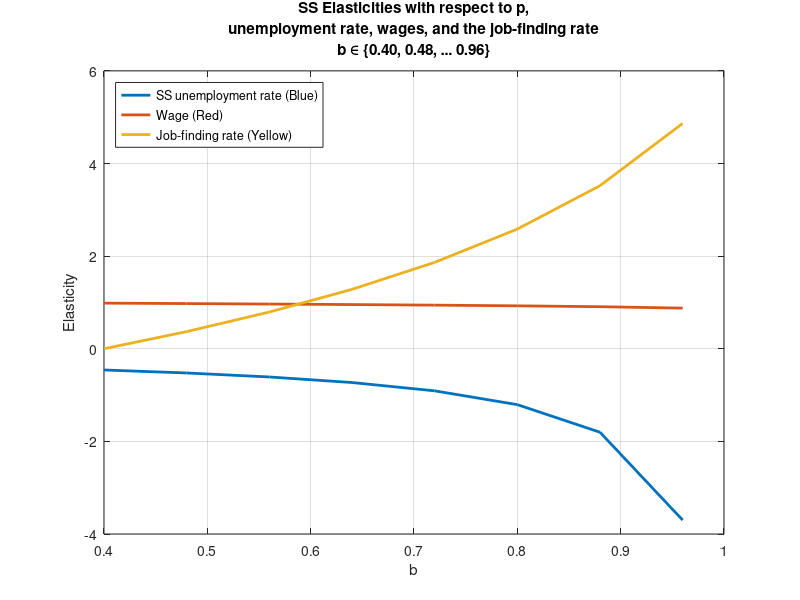
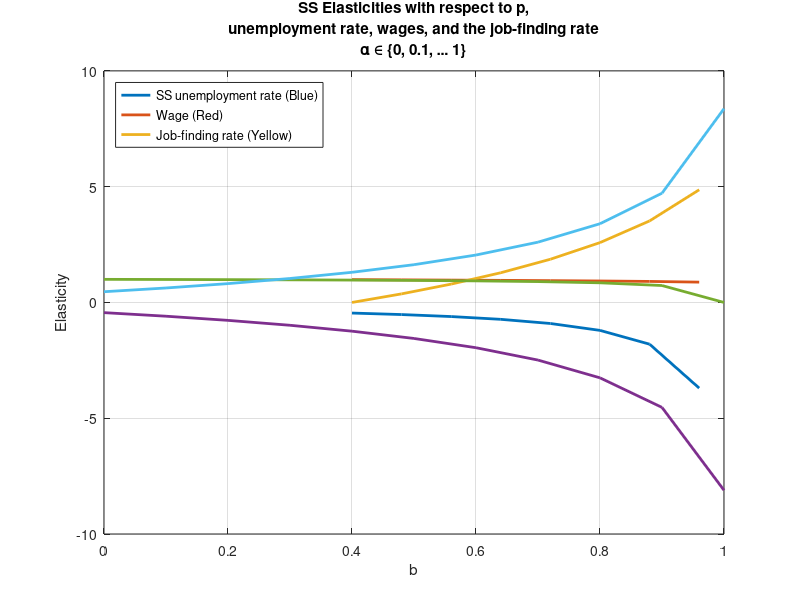
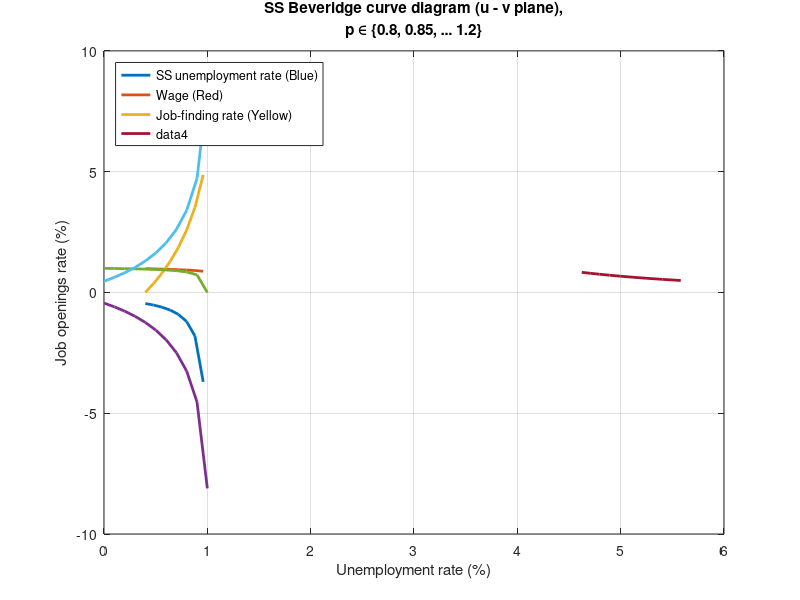
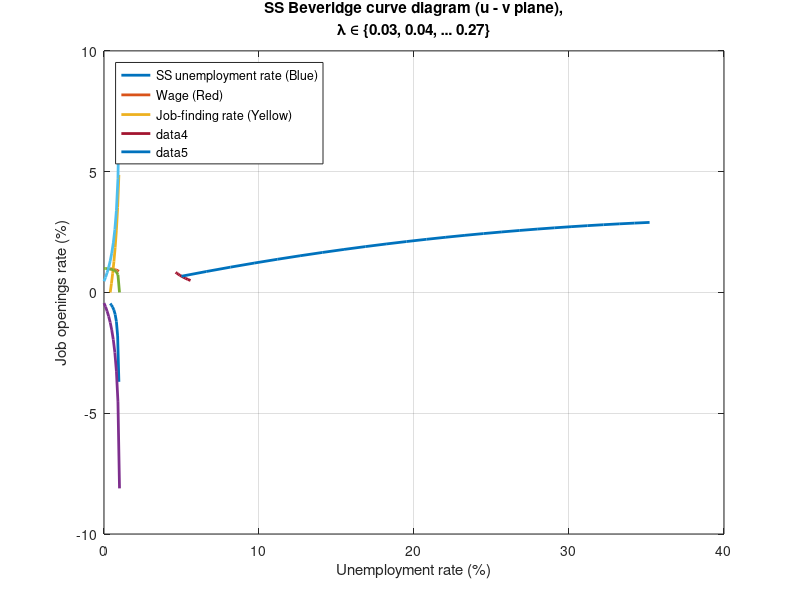

Recreate these plots in MATLAB, in order. (Note: this script raises an error after producing the figures.)
%==========================================================================
%% 2 percentage signs represent sections of code;
% 1 percentage sign represents comments for code or commented out code;

% Answers to question parts that don't involve code can be found at the
% bottom of the programme, in the section ``Questions asked in problemset x
% that don't involve code".

% Text answers to question parts that involve code will be between the
% sub-section label:
%=======
% ANSWER
%=======
% Answer here
%===========
% END ANSWER
%===========

% Comments that are important will be between the sub-section label:
%=====
% NOTE
%=====
% Important note here
%=========
% END NOTE
%=========
% ECO387E Problem Set 1, 2
% Paul Le Tran, plt377
% 16 February, 2022
%==========================================================================

%==========================================================================
%% Setting up workspace
clear all;
close all;
clc;

home_dir = 'path\to\programmes';

cd(home_dir);
%==========================================================================

%==========================================================================
%% Part 2a: Model with exogenous separations. Compute the steady-state (SS) values of the wage, w, and job-finding rate, \phi.
% Creating calibration variables
p_a = 1;
b = 0.4;
lambda = 0.03;
eta = 0.72;
beta = 0.72;
r = 0.004;
% Setting matching mismatch parameter, \mu to problem specification
mu = 1;

% Creating job-filling rate function, q(\theta)
q_theta = @(theta) mu.*(theta.^(-eta));

% Creating job-finding rate function, \phi(\theta)
phi_theta = @(theta) theta.*q_theta(theta);

% Creating SS Beveridge curve equation as a function of \theta
u_theta_ss = @(theta) lambda./(lambda + phi_theta(theta));

% Finding the SS unemployment rate given theta_ss (we are given it is 0.05)
u_ss_a = 0.05;

% Solving for theta that yields unemployment rate of 0.05
theta0 = 0.10;
theta_for_u005_ss = fsolve(@(theta) u_theta_ss(theta) - u_ss_a, theta0);

% Creating SS function k(\theta). This is done by substituting the wage
% equation into the job creation condition equation, then rearranging to
% have k as a function of \theta.
k_theta_ss = @(theta) ((1 - beta)*(p_a - b).*q_theta(theta))./(lambda + r + beta.*phi_theta(theta));

% Creating SS wage equation as a function of \theta
w_theta_ss = @(theta) (1 - beta)*b + beta.*(p_a + theta.*k_theta_ss(theta));

% Finding SS k given the \theta value that results in SS unemployment rate
% to equal 0.05
k_ss_a = k_theta_ss(theta_for_u005_ss);

% Finding SS wage given the \theta value that results in SS unemployment
% rate to equal 0.05
w_ss_a = w_theta_ss(theta_for_u005_ss);

% Finding SS job-finding rate given the \theta value that results in SS
% unemployment rate to equal 0.05
phi_ss_a = phi_theta(theta_for_u005_ss);
%=======
% ANSWER
%=======
% Given our calibration values and mismatching parameter \mu = 1, we find
% that k = 1.6043 will result in SS equilibrium u = 0.05, \theta = 0.1343, w = 0.9871, \phi(\theta) = 0.57.
%===========
% END ANSWER
%===========
%==========================================================================

%==========================================================================
%% Part 2b: Compute the SS unemployment rate, job-finding rate, and wage for the same calibration as in 2a., but choosing p = 1.1. What is the SS elasticity of u, w, and \phi with respect to productivity p?
% Creating calibration variables
p = 1.1;
b = 0.4;
lambda = 0.03;
eta = 0.72;
beta = 0.72;
r = 0.004;
% Setting matching mismatch parameter, \mu to problem specification
mu = 1;
% Setting parameter k to equal the solved value from part 2a.
k = k_ss_a;

% Creating job-filling rate function, q(\theta)
q_theta = @(theta) mu.*(theta.^(-eta));

% Creating job-finding rate function, \phi(\theta)
phi_theta = @(theta) theta.*q_theta(theta);

% Creating SS wage equation as a function of \theta
w_theta_ss = @(theta) (1 - beta)*b + beta.*(p + theta.*k);

% Creating SS job creation condition equation as a function of \theta
jc_theta_ss = @(theta) ((p - w_theta_ss(theta))./(r + lambda)) - k./q_theta(theta);

% Creating SS Beveridge curve equation as a function of \theta
u_theta_ss = @(theta) lambda./(lambda + phi_theta(theta));

% Finding \theta such that SS job creation condition (with wage equation
% plugged in) is equal to zero
theta0 = 0.47;
theta_ss = fsolve(@(theta) jc_theta_ss(theta), theta0);

% Finding the SS wage given theta_ss
w_ss = w_theta_ss(theta_ss);

% Finding the SS unemployment rate given theta_ss
u_ss = u_theta_ss(theta_ss);

% Finding the SS job-finding rate given theta_ss
phi_ss = phi_theta(theta_ss);
%=======
% ANSWER
%=======
% With productivity p = 1.1 and every other calibration parameter set the
% same as in part 2a., we find that SS u = 0.0479, \phi(\theta) = 0.5957, w = 1.0856.
%===========
% END ANSWER
%===========

% To avoid more mindless algebra and derivatives (ASK PROFESSOR MUELLER IF
% THIS IS ACTUALLY THE DESIRED METHOD), we will use the ratio of per cent
% changes definition of elasticity with respect to p.
u_elasticity_wrt_p = ((u_ss - u_ss_a)/(u_ss + u_ss_a))/((p - p_a)/(p + p_a));
w_elasticity_wrt_p = ((w_ss - w_ss_a)/(w_ss + w_ss_a))/((p - p_a)/(p + p_a));
phi_elasticity_wrt_p = ((phi_ss - phi_ss_a)/(phi_ss + phi_ss_a))/((p - p_a)/(p + p_a));
%=======
% ANSWER
%=======
% Using p \in {1, 1.1}, the SS elasticities of unemployment rate, wage,
% and job-finding rate with respect to p are -0.4402, 0.9975, and 0.4628
% respectively.
%===========
% END ANSWER
%===========
%==========================================================================

%==========================================================================
%% Part 2c: Compute the SS elasticities of u, w, and \phi with respect to p for the same calibration as in 2a., but where you set \beta = 0.2. Moreover, is the SS unemployment rate with this alternative calibration too low or too high to the socially efficient unemployment rate? Describe your intuition why this is so.
%======================================================
% Calculating SS u, w, and \phi with p = 1, \beta = 0.2 
%======================================================
% Creating calibration variables
p = 1;
b = 0.4;
lambda = 0.03;
eta = 0.72;
beta = 0.2;
r = 0.004;
% Setting matching mismatch parameter, \mu to problem specification
mu = 1;
% Setting parameter k to equal the solved value from part 2a.
k = k_ss_a;

% Creating job-filling rate function, q(\theta)
q_theta = @(theta) mu.*(theta.^(-eta));

% Creating job-finding rate function, \phi(\theta)
phi_theta = @(theta) theta.*q_theta(theta);

% Creating SS wage equation as a function of \theta
w_theta_ss = @(theta) (1 - beta)*b + beta.*(p + theta.*k);

% Creating SS job creation condition equation as a function of \theta
jc_theta_ss = @(theta) ((p - w_theta_ss(theta))./(r + lambda)) - k./q_theta(theta);

% Creating SS Beveridge curve equation as a function of \theta
u_theta_ss = @(theta) lambda./(lambda + phi_theta(theta));

% Finding \theta such that SS job creation condition (with wage equation
% plugged in) is equal to zero
theta0 = 0.47;
theta_ss_p1 = fsolve(@(theta) jc_theta_ss(theta), theta0);

% Finding the SS wage given theta_ss
w_ss_p1 = w_theta_ss(theta_ss_p1);

% Finding the SS unemployment rate given theta_ss
u_ss_p1 = u_theta_ss(theta_ss_p1);

% Finding the SS job-finding rate given theta_ss
phi_ss_p1 = phi_theta(theta_ss_p1);

%========================================================
% Calculating SS u, w, and \phi with p = 1.1, \beta = 0.2 
%========================================================
% Creating calibration variables
p = 1.1;
b = 0.4;
lambda = 0.03;
eta = 0.72;
beta = 0.2;
r = 0.004;
% Setting matching mismatch parameter, \mu to problem specification
mu = 1;
% Setting parameter k to equal the solved value from part 2a.
k = k_ss_a;

% Creating job-filling rate function, q(\theta)
q_theta = @(theta) mu.*(theta.^(-eta));

% Creating job-finding rate function, \phi(\theta)
phi_theta = @(theta) theta.*q_theta(theta);

% Creating SS wage equation as a function of \theta
w_theta_ss = @(theta) (1 - beta)*b + beta.*(p + theta.*k);

% Creating SS job creation condition equation as a function of \theta
jc_theta_ss = @(theta) ((p - w_theta_ss(theta))./(r + lambda)) - k./q_theta(theta);

% Creating SS Beveridge curve equation as a function of \theta
u_theta_ss = @(theta) lambda./(lambda + phi_theta(theta));

% Finding \theta such that SS job creation condition (with wage equation
% plugged in) is equal to zero
theta0 = 0.47;
theta_ss_p11 = fsolve(@(theta) jc_theta_ss(theta), theta0);

% Finding the SS wage given theta_ss
w_ss_p11 = w_theta_ss(theta_ss_p11);

% Finding the SS unemployment rate given theta_ss
u_ss_p11 = u_theta_ss(theta_ss_p11);

% Finding the SS job-finding rate given theta_ss
phi_ss_p11 = phi_theta(theta_ss_p11);

% To avoid more mindless algebra and derivatives (ASK PROFESSOR MUELLER IF
% THIS IS ACTUALLY THE DESIRED METHOD), we will use the ratio of per cent
% changes definition of elasticity with respect to p.
u_elasticity_wrt_p = ((u_ss_p11 - u_ss_p1)/(u_ss_p11 + u_ss_p1))/((1.1 - 1)/(1.1 + 1));
w_elasticity_wrt_p = ((w_ss_p11 - w_ss_p1)/(w_ss_p11 + w_ss_p1))/((1.1 - 1)/(1.1 + 1));
phi_elasticity_wrt_p = ((phi_ss_p11 - phi_ss_p1)/(phi_ss_p11 + phi_ss_p1))/((1.1 - 1)/(1.1 + 1));
%=======
% ANSWER
%=======
% Using p \in {1, 1.1}, the SS elasticities of unemployment rate, wage,
% and job-finding rate with respect to p are -0.4583, 0.9851, and 0.4708
% respectively.

% We see that the SS unemployment rate in this alternative calibration is
% too low relative to the socially efficient unemployment rate. This is
% because \beta = 0.2 < \eta = 0.72, meaning Hosios' condition is not
% met. Intuitively, this inequality will result in firms creating more
% congestion to other firms compared to congestion created amongst workers
% (not that this is at the margin).
%===========
% END ANSWER
%===========
%==========================================================================

%==========================================================================
%% Part 2d: Compute the SS elasticities of u, w, and \phi for the same calibration as in 2a., but where you set \beta = 0.2 and where you vary the parameter b in 0.08-increments from 0.40 to 0.96. Plot the SS elasticities in a graph as a function of b.
%=================================================================
% Calculating SS u, w, and \phi with p = 1, \beta = 0.2, varying b 
%=================================================================
% Creating calibration variables
p = 1;
b = (0.40:0.08:0.96);
lambda = 0.03;
eta = 0.72;
beta = 0.2;
r = 0.004;
% Setting matching mismatch parameter, \mu to problem specification
mu = 1;
% Setting parameter k to equal the solved value from part 2a.
k = k_ss_a;

% Creating job-filling rate function, q(\theta)
q_theta = @(theta) mu.*(theta.^(-eta));

% Creating job-finding rate function, \phi(\theta)
phi_theta = @(theta) theta.*q_theta(theta);

% Creating SS wage equation as a function of \theta
w_theta_ss = @(theta) (1 - beta)*b + beta.*(p + theta.*k);

% Creating SS job creation condition equation as a function of \theta
jc_theta_ss = @(theta) ((p - w_theta_ss(theta))./(r + lambda)) - k./q_theta(theta);

% Creating SS Beveridge curve equation as a function of \theta
u_theta_ss = @(theta) lambda./(lambda + phi_theta(theta));

% Finding \theta such that SS job creation condition (with wage equation
% plugged in) is equal to zero
theta0 = repmat(0.47, 1, length(b));
theta_ss_p1 = fsolve(@(theta) jc_theta_ss(theta), theta0);

% Finding the SS wage given theta_ss
w_ss_p1 = w_theta_ss(theta_ss_p1);

% Finding the SS unemployment rate given theta_ss
u_ss_p1 = u_theta_ss(theta_ss_p1);

% Finding the SS job-finding rate given theta_ss
phi_ss_p1 = phi_theta(theta_ss_p1);

%===================================================================
% Calculating SS u, w, and \phi with p = 1.1, \beta = 0.2, varying b 
%===================================================================
% Creating calibration variables
p = 1.1;
b = (0.40:0.08:0.96);
lambda = 0.03;
eta = 0.72;
beta = 0.2;
r = 0.004;
% Setting matching mismatch parameter, \mu to problem specification
mu = 1;
% Setting parameter k to equal the solved value from part 2a.
k = k_ss_a;

% Creating job-filling rate function, q(\theta)
q_theta = @(theta) mu.*(theta.^(-eta));

% Creating job-finding rate function, \phi(\theta)
phi_theta = @(theta) theta.*q_theta(theta);

% Creating SS wage equation as a function of \theta
w_theta_ss = @(theta) (1 - beta)*b + beta.*(p + theta.*k);

% Creating SS job creation condition equation as a function of \theta
jc_theta_ss = @(theta) ((p - w_theta_ss(theta))./(r + lambda)) - k./q_theta(theta);

% Creating SS Beveridge curve equation as a function of \theta
u_theta_ss = @(theta) lambda./(lambda + phi_theta(theta));

% Finding \theta such that SS job creation condition (with wage equation
% plugged in) is equal to zero
theta0 = repmat(0.47, 1, length(b));
theta_ss_p11 = fsolve(@(theta) jc_theta_ss(theta), theta0);

% Finding the SS wage given theta_ss
w_ss_p11 = w_theta_ss(theta_ss_p11);

% Finding the SS unemployment rate given theta_ss
u_ss_p11 = u_theta_ss(theta_ss_p11);

% Finding the SS job-finding rate given theta_ss
phi_ss_p1 = phi_theta(theta_ss_p11);

% To avoid more mindless algebra and derivatives (ASK PROFESSOR MUELLER IF
% THIS IS ACTUALLY THE DESIRED METHOD), we will use the ratio of per cent
% changes definition of elasticity with respect to p.
u_elasticity_wrt_p = ((u_ss_p11 - u_ss_p1)./(u_ss_p11 + u_ss_p1))./((1.1 - 1)./(1.1 + 1));
w_elasticity_wrt_p = ((w_ss_p11 - w_ss_p1)./(w_ss_p11 + w_ss_p1))./((1.1 - 1)./(1.1 + 1));
phi_elasticity_wrt_p = ((phi_ss_p11 - phi_ss_p1)./(phi_ss_p11 + phi_ss_p1))./((1.1 - 1)./(1.1 + 1));

% Plotting SS elasticities wrt p
plot(b, u_elasticity_wrt_p, 'LineWidth', 2);
hold on
plot(b, w_elasticity_wrt_p, 'LineWidth', 2);
hold on
plot(b, phi_elasticity_wrt_p, 'LineWidth', 2);
grid on
xlabel('b');
ylabel('Elasticity');
hold on

% Creating legend
legend('SS unemployment rate (Blue)', 'Wage (Red)', 'Job-finding rate (Yellow)', 'Location', 'Northwest');

% Creating title
title({'SS Elasticities with respect to p,', 'unemployment rate, wages, and the job-finding rate', 'b \in \{0.40, 0.48, \ldots 0.96\}'});

saveas(gcf, 'path\to\graphics\2d_plot.png');
close(gcf);
%==========================================================================

%==========================================================================
%% Part 2e: Assume now that the wage is set according to the following wage norm: w = \alpha*\omega + (1 - \alpha)*w_{NB}, where w_{NB} is the Nash-bargained wage in the standard model in 2a. Calibrate \omega such that \omega = w_{NB} = w in the SS equilibrium for p = 1. Compute and plot the SS elasticities of u, w, and \phi with respect to p as afunction of \alpha (going from 0 to 1 in 0.1 increments).
%======================================================================
% Calculating SS u, w, and \phi with p = 1, \beta = 0.2, varying \alpha 
%======================================================================
% Creating calibration variables
p = 1;
b = 0.4;
lambda = 0.03;
eta = 0.72;
beta = 0.72;
r = 0.004;
% Setting matching mismatch parameter, \mu to problem specification
mu = 1;
% Setting parameter k to equal the solved value from part 2a.
k = k_ss_a;
% Setting parameter \alpha
alpha = (0:0.1:1);

% Creating job-filling rate function, q(\theta)
q_theta = @(theta) mu.*(theta.^(-eta));

% Creating job-finding rate function, \phi(\theta)
phi_theta = @(theta) theta.*q_theta(theta);

% Creating SS Nash-bargained wage equation as a function of \theta
w_theta_nb_ss = @(theta) (1 - beta)*b + beta.*(p + theta.*k);

%=====
% NOTE
%=====
% We want to calibrate \omega such that the new wage equation w equals both
% \omega and the Nash-bargained wage w_{NB} in the SS equilibrium with p =
% 1. Recall that in the calibraiton of part 2a, we found that w_{NB} =
% 0.9871 in SS equilibrium. We use this value to calibrate \omega.
%=========
% END NOTE
%=========
% Setting omega to equal w_{NB} in SS equilibrium from part 2a
omega = 0.9871;

% Creating SS wage equation that is a weighted average of \omega and
% w_theta_nb_ss
w_theta_ss = @(theta) alpha.*omega + (1 - alpha).*w_theta_nb_ss(theta);

% Creating SS job creation condition equation as a function of \theta
jc_theta_ss = @(theta) ((p - w_theta_ss(theta))./(r + lambda)) - k./q_theta(theta);

% Creating SS Beveridge curve equation as a function of \theta
u_theta_ss = @(theta) lambda./(lambda + phi_theta(theta));

% Finding \theta such that SS job creation condition (with wage equation
% plugged in) is equal to zero
theta0 = repmat(0.47, 1, length(alpha));
theta_ss_p1 = fsolve(@(theta) jc_theta_ss(theta), theta0);

% Finding the SS wage given theta_ss
w_ss_p1 = w_theta_ss(theta_ss_p1);

% Finding the SS unemployment rate given theta_ss
u_ss_p1 = u_theta_ss(theta_ss_p1);

% Finding the SS job-finding rate given theta_ss
phi_ss_p1 = phi_theta(theta_ss_p1);
%=======
% ANSWER
%=======
% When checking, we see that the SS equilibrium wage equals both \omega and
% the SS equilibrium Nash-bargained wage (all three in turn equal to
% 0.9871, which is the equilibrium wage found in part 2a).
%===========
% END ANSWER
%===========

%========================================================================
% Calculating SS u, w, and \phi with p = 1.1, \beta = 0.2, varying \alpha 
%========================================================================
% Creating calibration variables
p = 1.1;
b = 0.4;
lambda = 0.03;
eta = 0.72;
beta = 0.72;
r = 0.004;
% Setting matching mismatch parameter, \mu to problem specification
mu = 1;
% Setting parameter k to equal the solved value from part 2a.
k = k_ss_a;
% Setting parameter \alpha
alpha = (0:0.1:1);

% Creating job-filling rate function, q(\theta)
q_theta = @(theta) mu.*(theta.^(-eta));

% Creating job-finding rate function, \phi(\theta)
phi_theta = @(theta) theta.*q_theta(theta);

% Creating SS Nash-bargained wage equation as a function of \theta
w_theta_nb_ss = @(theta) (1 - beta)*b + beta.*(p + theta.*k);

%=====
% NOTE
%=====
% We want to calibrate \omega such that the new wage equation w equals both
% \omega and the Nash-bargained wage w_{NB} in the SS equilibrium with p =
% 1. Recall that in the calibraiton of part 2a, we found that w_{NB} =
% 0.9871 in SS equilibrium. We use this value to calibrate \omega.
%=========
% END NOTE
%=========
% Setting omega to equal w_{NB} in SS equilibrium from part 2a
omega = 0.9871;

% Creating SS wage equation that is a weighted average of \omega and
% w_theta_nb_ss
w_theta_ss = @(theta) alpha.*omega + (1 - alpha).*w_theta_nb_ss(theta);

% Creating SS job creation condition equation as a function of \theta
jc_theta_ss = @(theta) ((p - w_theta_ss(theta))./(r + lambda)) - k./q_theta(theta);

% Creating SS Beveridge curve equation as a function of \theta
u_theta_ss = @(theta) lambda./(lambda + phi_theta(theta));

% Finding \theta such that SS job creation condition (with wage equation
% plugged in) is equal to zero
theta0 = repmat(0.47, 1, length(alpha));
theta_ss_p11 = fsolve(@(theta) jc_theta_ss(theta), theta0);

% Finding the SS wage given theta_ss
w_ss_p11 = w_theta_ss(theta_ss_p11);

% Finding the SS unemployment rate given theta_ss
u_ss_p11 = u_theta_ss(theta_ss_p11);

% Finding the SS job-finding rate given theta_ss
phi_ss_p11 = phi_theta(theta_ss_p11);

% To avoid more mindless algebra and derivatives (ASK PROFESSOR MUELLER IF
% THIS IS ACTUALLY THE DESIRED METHOD), we will use the ratio of per cent
% changes definition of elasticity with respect to p.
u_elasticity_wrt_p = ((u_ss_p11 - u_ss_p1)./(u_ss_p11 + u_ss_p1))./((1.1 - 1)./(1.1 + 1));
w_elasticity_wrt_p = ((w_ss_p11 - w_ss_p1)./(w_ss_p11 + w_ss_p1))./((1.1 - 1)./(1.1 + 1));
phi_elasticity_wrt_p = ((phi_ss_p11 - phi_ss_p1)./(phi_ss_p11 + phi_ss_p1))./((1.1 - 1)./(1.1 + 1));

% Plotting SS elasticities wrt p
plot(alpha, u_elasticity_wrt_p, 'LineWidth', 2);
hold on
plot(alpha, w_elasticity_wrt_p, 'LineWidth', 2);
hold on
plot(alpha, phi_elasticity_wrt_p, 'LineWidth', 2);
grid on
xlabel('b');
ylabel('Elasticity');
hold on

% Creating legend
legend('SS unemployment rate (Blue)', 'Wage (Red)', 'Job-finding rate (Yellow)', 'Location', 'Northwest');

% Creating title
title({'SS Elasticities with respect to p,', 'unemployment rate, wages, and the job-finding rate', '\alpha \in \{0, 0.1, \ldots 1\}'});

saveas(gcf, 'path\to\graphics\2e_plot.png');
close(gcf);
%==========================================================================

%==========================================================================
%% Part 2f: Going back to the model in part 2a, plot the SS relationship between v and u for different values of p in the interval from 0.8 to 1.2. On a different graph, plot the SS relationship betwen v and u for different values of the separation rate \lambda (p = 1). Which plot fits the empirical relationship job openings and unemployment better?
%===========================================================
% Calculating SS u and v with part 2a calibration, varying p
%===========================================================
% Creating calibration variables
p = (0.8:0.05:1.2);
b = 0.4;
lambda = 0.03;
eta = 0.72;
beta = 0.72;
r = 0.004;
% Setting matching mismatch parameter, \mu to problem specification
mu = 1;
% Setting parameter k to equal the solved value from part 2a.
k = k_ss_a;

% Creating job-filling rate function, q(\theta)
q_theta = @(theta) mu.*(theta.^(-eta));

% Creating job-finding rate function, \phi(\theta)
phi_theta = @(theta) theta.*q_theta(theta);

% Creating SS wage equation as a function of \theta
w_theta_ss = @(theta) (1 - beta)*b + beta.*(p + theta.*k);

% Creating SS job creation condition equation as a function of \theta
jc_theta_ss = @(theta) ((p - w_theta_ss(theta))./(r + lambda)) - k./q_theta(theta);

% Creating SS Beveridge curve equation as a function of \theta
u_theta_ss = @(theta) lambda./(lambda + phi_theta(theta));

% Finding \theta such that SS job creation condition (with wage equation
% plugged in) is equal to zero
theta0 = repmat(0.47, 1, length(p));
theta_ss = fsolve(@(theta) jc_theta_ss(theta), theta0);
%theta_ss = fsolve(@(theta) ((p - (1 - beta).*b - beta.*p)/beta.*k) - ((r + lambda)./(beta.*q_theta(theta))) - theta, theta0);

% Finding the SS unemployment rate given theta_ss
u_ss = u_theta_ss(theta_ss);

% Finding the SS job vacancy rate given theta_ss
v_ss = theta_ss.*u_ss;

% Plotting Beveridge diagram
plot(u_ss*100, v_ss*100, 'LineWidth', 2);
hold on
grid on
xlabel('Unemployment rate (%)');
ylabel('Job openings rate (%)');
hold on

% Creating title
title({'SS Beveridge curve diagram (u - v plane),', 'p \in \{0.8, 0.85, \ldots 1.2\}'});

saveas(gcf, 'path\to\graphics\2fi_plot.png');
close(gcf);

%=================================================================
% Calculating SS u and v with part 2a calibration, varying \lambda
%=================================================================
% Creating calibration variables
p = 1;
b = 0.4;
lambda = (0.03:0.01:0.27);
eta = 0.72;
beta = 0.72;
r = 0.004;
% Setting matching mismatch parameter, \mu to problem specification
mu = 1;
% Setting parameter k to equal the solved value from part 2a.
k = k_ss_a;

% Creating job-filling rate function, q(\theta)
q_theta = @(theta) mu.*(theta.^(-eta));

% Creating job-finding rate function, \phi(\theta)
phi_theta = @(theta) theta.*q_theta(theta);

% Creating SS wage equation as a function of \theta
w_theta_ss = @(theta) (1 - beta)*b + beta.*(p + theta.*k);

% Creating SS job creation condition equation as a function of \theta
jc_theta_ss = @(theta) ((p - w_theta_ss(theta))./(r + lambda)) - k./q_theta(theta);

% Creating SS Beveridge curve equation as a function of \theta
u_theta_ss = @(theta) lambda./(lambda + phi_theta(theta));

% Finding \theta such that SS job creation condition (with wage equation
% plugged in) is equal to zero
theta0 = repmat(0.47, 1, length(lambda));
theta_ss = fsolve(@(theta) jc_theta_ss(theta), theta0);
%theta_ss = fsolve(@(theta) ((p - (1 - beta).*b - beta.*p)/beta.*k) - ((r + lambda)./(beta.*q_theta(theta))) - theta, theta0);

% Finding the SS unemployment rate given theta_ss
u_ss = u_theta_ss(theta_ss);

% Finding the SS job vacancy rate given theta_ss
v_ss = theta_ss.*u_ss;

% Plotting Beveridge diagram
plot(u_ss*100, v_ss*100, 'LineWidth', 2);
hold on
grid on
xlabel('Unemployment rate (%)');
ylabel('Job openings rate (%)');
hold on

% Creating title
title({'SS Beveridge curve diagram (u - v plane),', '\lambda \in \{0.03, 0.04, \ldots 0.27\}'});

saveas(gcf, 'path\to\graphics\2fii_plot.png');
close(gcf);
%=======
% ANSWER
%=======
% Based on visual comparison, we see that the Beveridge curve diagram from
% varying productivity p results in a plot that fits the empirical
% relationship between job opens and unemployment better.
%===========
% END ANSWER
%===========
%==========================================================================

%==========================================================================
%% Part 2g: Model with endogenous separations. Assume that the matching function takes the form M(u,v) = \mu*(u^{\eta})*(v^{1 - \eta}), the distribution of match-specific productivity draws x follows U(0, 1), and calibrate the model at the monthly level by choosing the following parameter values: p = 1, b = 0.4, \eta = 0.72, \beta = 0.72, and r = 0.004. Set \mu = 1 and set the remaining parameter k such that the monthly job finding rate, \phi(\theta), is 0.30 and lambda such that the monthly separation rate is 0.03 in the SS equilibrium.
% Creating calibration variables
p = 1;
b = 0.4;
% Creating vector of \lambda from 0 to 1 in 0.00001 increments
lambda = (0:0.0001:1);
eta = 0.72;
beta = 0.72;
r = 0.004;
% Setting matching mismatch parameter, \mu to problem specification
mu = 1;

% Creating job-filling rate function, q(\theta)
q_theta = @(theta) mu.*(theta.^(-eta));

% Creating job-finding rate function, \phi(\theta)
phi_theta = @(theta) theta.*q_theta(theta);

% Solving for theta that yields job openings rate of 0.3
theta0 = 0.47;
theta_for_phi03_ss = fsolve(@(theta) phi_theta(theta) - 0.3, theta0);

% Creating k function, which is a function of R. This is created by
% rearranging the job creation condition such that k is on the LHS
k_R_ss = @(R) ((1 - beta)*p*(1 - R)*q_theta(theta_for_phi03_ss))./(r + lambda);

% Creating job destruction condition as a function of R
jd_R_ss = @(R) R - (b/p) - (beta/(1 - beta)).*((theta_for_phi03_ss.*k_R_ss(R))./p) + (lambda./(r + lambda)).*((1 - R)/2);
  
% Setting initial value of R
R0 = repmat(0.47, 1, length(lambda));
R_ss_vector = fsolve(@(R) jd_R_ss(R), R0);

% Creating vector of separation rates \lambda*G(R)
separation_rate_ss = lambda'.*unifcdf(R_ss_vector)';

% Creating matrix that pairs separation rates with corresponding \lambda
% and SS equilibrium R
l_R_sr_matrix = [lambda' R_ss_vector' separation_rate_ss];

% Adding absolute difference between separation rate and 0.03 target as
% leftmost column in the above matrix
l_R_sr_diff_matrix = [l_R_sr_matrix abs(separation_rate_ss - 0.03)];

% Finding the \lambda value and SS equilibrium R that results in a
% separation rate to be closest to the 0.03 target
min_diff = min(l_R_sr_diff_matrix(:, 4));
[row, column] = find(l_R_sr_diff_matrix == min_diff);

% Obtaining value for SS equilibrium R given the separation rate target of
% 0.03.
R_ss = R_ss_vector(row);
%=======
% ANSWER
%=======
% We see that when given \lambda = 0.0331, the reservation productivity R
% in SS equilibrium is 0.9059.
%===========
% END ANSWER
%===========

% Obtaining value for paramter k
k_ss_vector = k_R_ss(R_ss_vector);
k_ss = k_ss_vector(row);
%=======
% ANSWER
%=======
% With our specified calibration, it's found that k = 15.7045.
%===========
% END ANSWER
%===========
%==========================================================================

%==========================================================================
%% Part 2h: For the model calibrated in 2g, compute the SS elasticity of u, w, and \phi with respect to p. Moreover, plot the SS relationship between \theta and u (i.e., the Beveridge curve diagram) for different values of p in the interval from 0.8 to 1.2.
%=====
% NOTE
%=====
% Observe that part 2g was to figure out every calibrated variable for the
% model. Specifically, we solved for parameter k, given the theta value
% that results in \phi = 0.3. To solve for k, we obtained the SS
% equilibrium value of R and parameter value \lambda.

% What this translates for part 2h is that our model with endogenous
% separations is now fully parameterised: We have parameters lambda and k.
% We now need to resolve the model with p = 1 and p = 1.1.
%=========
% END NOTE
%=========
%=========================================
% Calculating SS u, w, and \phi with p = 1
%=========================================
% Creating calibration variables
p = 1;
b = 0.4;
eta = 0.72;
beta = 0.72;
r = 0.004;
% Setting matching mismatch parameter, \mu to problem specification
mu = 1;
% Setting parameters found in part 2g
lambda = 0.0331;
k = k_ss;

%=====
% NOTE
%=====
% x(1) = R;
% x(2) = \theta.
%=========
% END NOTE
%=========
% Creating k function, which is a function of R and \theta. This is created
% by rearranging the job creation condition such that k is on the LHS
k_R_theta_ss = @(x) ((1 - beta)*p*(1 - x(1))*q_theta(x(2)))./(r + lambda);

% Creating job destruction condition as a function of R and \theta
jd_R_theta_ss = @(x) x(1) - (b/p) - (beta/(1 - beta)).*((x(2).*k_R_theta_ss(x))./p) + (lambda./(r + lambda)).*((1 - x(1))/2);

% Creating SS equilibrium Beveridge curve as a function of R and \theta
u_R_theta_ss = @(R, theta) lambda*unifcdf(R)/(lambda*unifcdf(R) + phi_theta(theta));

%=====
% NOTE
%=====
% Because we are given that match-specific productivity draws x follows the
% distribution U(0, 1), we will use the expected value of x for determining
% the SS equilibrium elasticity of wage with respect to p. As a result, we
% will define the wage function using E[x] = (1 + R)/2.
%=========
% END NOTE
%=========
w_R_theta_ss = @(R, theta) (1 - beta)*b + beta*(p*((1 + R)/2) + theta*k);

% Setting initial values of R and \lambda
R0 = 0.47;
theta0 = 0.47;
initial = [R0 theta0];
R_theta_vector = fsolve(@(x) jd_R_theta_ss(x), initial);

% Obtaining equilibrium u, R, w, and \phi
u_ss_p1 = u_R_theta_ss(R_theta_vector(1), R_theta_vector(2));
R_ss_p1 = R_theta_vector(1);
w_ss_p1 = w_R_theta_ss(R_theta_vector(1), R_theta_vector(2));
phi_ss_p1 = phi_theta(R_theta_vector(2));

%===========================================
% Calculating SS u, w, and \phi with p = 1.1
%===========================================
% Creating calibration variables
p = 1.1;
b = 0.4;
eta = 0.72;
beta = 0.72;
r = 0.004;
% Setting matching mismatch parameter, \mu to problem specification
mu = 1;
% Setting parameters found in part 2g
lambda = 0.0331;
k = k_ss;

%=====
% NOTE
%=====
% x(1) = R;
% x(2) = \theta.
%=========
% END NOTE
%=========
% Creating k function, which is a function of R and \theta. This is created
% by rearranging the job creation condition such that k is on the LHS
k_R_theta_ss = @(x) ((1 - beta)*p*(1 - x(1))*q_theta(x(2)))./(r + lambda);

% Creating job destruction condition as a function of R and \theta
jd_R_theta_ss = @(x) x(1) - (b/p) - (beta/(1 - beta)).*((x(2).*k_R_theta_ss(x))./p) + (lambda./(r + lambda)).*((1 - x(1))/2);

% Creating SS equilibrium Beveridge curve as a function of R and \theta
u_R_theta_ss = @(R, theta) lambda*unifcdf(R)/(lambda*unifcdf(R) + phi_theta(theta));

%=====
% NOTE
%=====
% Because we are given that match-specific productivity draws x follows the
% distribution U(0, 1), we will use the expected value of x for determining
% the SS equilibrium elasticity of wage with respect to p. As a result, we
% will define the wage function using E[x] = (1 + R)/2.
%=========
% END NOTE
%=========
w_R_theta_ss = @(R, theta) (1 - beta)*b + beta*(p*((1 + R)/2) + theta*k);

% Setting initial values of R and \lambda
R0 = 0.47;
theta0 = 0.47;
initial = [R0 theta0];
R_theta_vector = fsolve(@(x) jd_R_theta_ss(x), initial);

% Obtaining equilibrium u, R, w, and \phi
u_ss_p11 = u_R_theta_ss(R_theta_vector(1), R_theta_vector(2));
R_ss_p11 = R_theta_vector(1);
w_ss_p11 = w_R_theta_ss(R_theta_vector(1), R_theta_vector(2));
phi_ss_p11 = phi_theta(R_theta_vector(2));

% To avoid more mindless algebra and derivatives (ASK PROFESSOR MUELLER IF
% THIS IS ACTUALLY THE DESIRED METHOD), we will use the ratio of per cent
% changes definition of elasticity with respect to p.
u_elasticity_wrt_p = ((u_ss_p11 - u_ss_p1)./(u_ss_p11 + u_ss_p1))./((1.1 - 1)./(1.1 + 1));
w_elasticity_wrt_p = ((w_ss_p11 - w_ss_p1)./(w_ss_p11 + w_ss_p1))./((1.1 - 1)./(1.1 + 1));
phi_elasticity_wrt_p = ((phi_ss_p11 - phi_ss_p1)./(phi_ss_p11 + phi_ss_p1))./((1.1 - 1)./(1.1 + 1));
%=======
% ANSWER
%=======
% Using p \in {1, 1.1}, the SS elasticities of unemployment rate, wage,
% and job-finding rate with respect to p are -0.0307, 0.1746, and 0.0053
% respectively.
%===========
% END ANSWER
%===========

%========================================
% Calculating SS u, and \theta, varying p
%========================================
% Creating calibration variables
p = (0.8:0.05:1.2);
b = 0.4;
eta = 0.72;
beta = 0.72;
r = 0.004;
% Setting matching mismatch parameter, \mu to problem specification
mu = 1;
% Setting parameters found in part 2g
lambda = 0.0331;
k = k_ss;

% Looping and solving the model for each value of p
for i = 1:length(p)
  %=====
  % NOTE
  %=====
  % x(1) = R;
  % x(2) = \theta.
  %=========
  % END NOTE
  %=========
  % Creating k function, which is a function of R and \theta. This is created
  % by rearranging the job creation condition such that k is on the LHS
  k_R_theta_ss = @(x) ((1 - beta)*p(i)*(1 - x(1))*q_theta(x(2)))./(r + lambda);

  % Creating job destruction condition as a function of R and \theta
  jd_R_theta_ss = @(x) x(1) - (b/p(i)) - (beta/(1 - beta)).*((x(2).*k_R_theta_ss(x))./p(i)) + (lambda./(r + lambda)).*((1 - x(1))/2);

  % Creating SS equilibrium Beveridge curve as a function of R and \theta
  u_R_theta_ss = @(R, theta) lambda*unifcdf(R)/(lambda*unifcdf(R) + phi_theta(theta));

  % Setting initial values of R and \lambda
  R0 = 0.47;
  theta0 = 0.47;
  initial = [R0 theta0];
  R_theta_vector = fsolve(@(x) jd_R_theta_ss(x), initial);

  % Storing SS equilibrium unemployment rate and \theta
  u_theta_ss_matrix(i, 1) = u_R_theta_ss(R_theta_vector(1), R_theta_vector(2));
  u_theta_ss_matrix(i, 2) = R_theta_vector(2);
end

% Plotting Beveridge diagram
plot(u_theta_ss_matrix(1:length(p), 2), u_theta_ss_matrix(1:length(p), 1)*100, 'LineWidth', 2);
hold on
grid on
xlabel('Labour market tightness');
ylabel('Unemployment rate (%)');
hold on

% Creating title
title({'SS Beveridge curve diagram (\theta - u plane),', 'p \in \{0.8, 0.85, \ldots 1.2\}'});

saveas(gcf, 'path\to\graphics\2h_plot.png');
close(gcf);